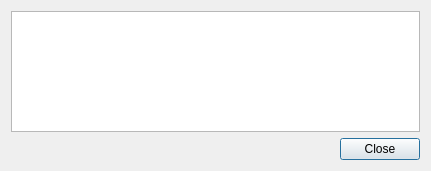
<?xml version="1.0" encoding="UTF-8"?>
<ui version="4.0">
 <class>MessageDialog</class>
 <widget class="QDialog" name="MessageDialog">
  <property name="geometry">
   <rect>
    <x>0</x>
    <y>0</y>
    <width>431</width>
    <height>171</height>
   </rect>
  </property>
  <property name="windowTitle">
   <string>Message</string>
  </property>
  <layout class="QGridLayout" name="gridLayout">
   <item row="0" column="0">
    <widget class="QTextBrowser" name="textMessage">
     <property name="openExternalLinks">
      <bool>true</bool>
     </property>
     <property name="openLinks">
      <bool>false</bool>
     </property>
    </widget>
   </item>
   <item row="1" column="0">
    <widget class="QDialogButtonBox" name="buttonBox">
     <property name="standardButtons">
      <set>QDialogButtonBox::Close</set>
     </property>
    </widget>
   </item>
  </layout>
 </widget>
 <resources/>
 <connections>
  <connection>
   <sender>buttonBox</sender>
   <signal>accepted()</signal>
   <receiver>MessageDialog</receiver>
   <slot>accept()</slot>
   <hints>
    <hint type="sourcelabel">
     <x>421</x>
     <y>161</y>
    </hint>
    <hint type="destinationlabel">
     <x>535</x>
     <y>278</y>
    </hint>
   </hints>
  </connection>
  <connection>
   <sender>buttonBox</sender>
   <signal>rejected()</signal>
   <receiver>MessageDialog</receiver>
   <slot>reject()</slot>
   <hints>
    <hint type="sourcelabel">
     <x>421</x>
     <y>161</y>
    </hint>
    <hint type="destinationlabel">
     <x>443</x>
     <y>298</y>
    </hint>
   </hints>
  </connection>
  <connection>
   <sender>textMessage</sender>
   <signal>anchorClicked(QUrl)</signal>
   <receiver>MessageDialog</receiver>
   <slot>slotAnchorClicked(QUrl)</slot>
   <hints>
    <hint type="sourcelabel">
     <x>330</x>
     <y>72</y>
    </hint>
    <hint type="destinationlabel">
     <x>461</x>
     <y>71</y>
    </hint>
   </hints>
  </connection>
 </connections>
 <slots>
  <slot>slotAnchorClicked(QUrl)</slot>
 </slots>
</ui>
